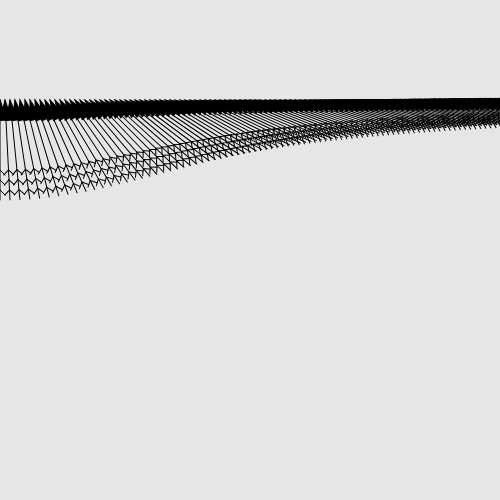
Frame 1 (no input)
Frame 60 (no input): identical to frame 1, image omitted
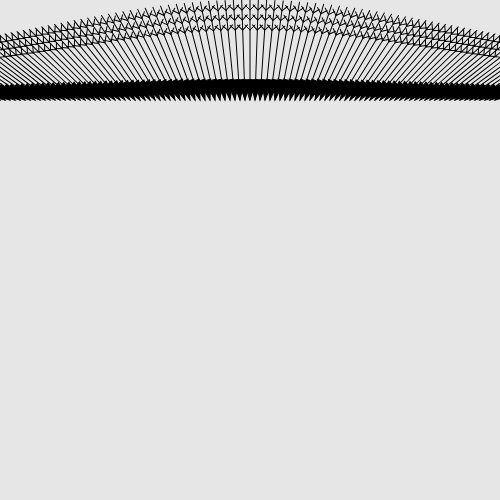
Frame 120 (the mouse pressed at the canvas centre since frame 60)

The p5.js sketch that drew these frames (run headless with seeded random() and noise() and a simulated clock; from frame 60 on, the mouse is pressed at the canvas centre):

// p5.js sketch
// ── sketch.js
var myArrows = [];

function setup () {
  createCanvas(500, 500);

  for (var i = 0; i < 100; i++) {
    myArrows[i] = new Arrow( 5 * i, 100);
  }
}

function draw() {
  background(230);
  fill(0);
  stroke(0);
  for (var i = 0; i < myArrows.length; i++) {
    myArrows[i].draw();
  }
}

// ── arrow.js
function Arrow(ax, ay) {
  this.x = ax;
  this.y = ay;

  this.draw = function() {
    push();
    translate (this.x, this.y);
    var angle = this.getAngle(this.x, this.y, mouseX, mouseY);
    rotate (angle);
    var size = 100;
    line (0, 0, size, 0);
    var triangleSize = size * 0.2;
    triangle(0, 0, triangleSize, triangleSize * 0.3, triangleSize, -triangleSize * 0.3);

    var fLocation = size * 0.7;
    var fSize = size * 0.05;

    for (var i = 0; i < 3; i++) {
      line(fLocation, 0, fLocation + fSize, fSize);
      line(fLocation, 0, fLocation + fSize, -fSize);
      fLocation += size * 0.1;
    }
    pop();
  };

  this.getAngle = function(x, y, x2, y2) {
    var diffX = x - x2;
    var diffY = y - y2;
    var angle = Math.atan2(diffY, diffX);
    return angle;
  }
}
